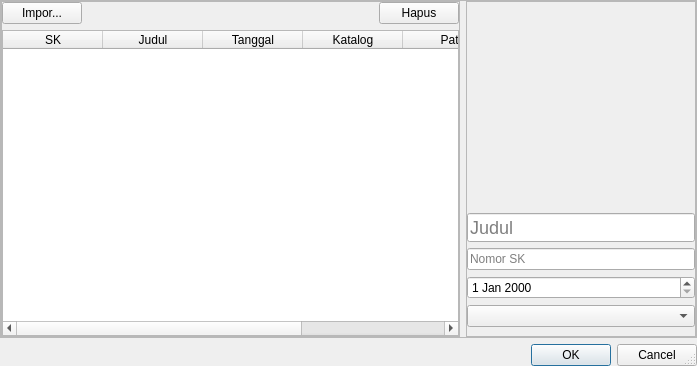
<?xml version="1.0" encoding="UTF-8"?>
<ui version="4.0">
 <class>Dialog</class>
 <widget class="QDialog" name="Dialog">
  <property name="windowModality">
   <enum>Qt::WindowModal</enum>
  </property>
  <property name="geometry">
   <rect>
    <x>0</x>
    <y>0</y>
    <width>697</width>
    <height>366</height>
   </rect>
  </property>
  <property name="acceptDrops">
   <bool>true</bool>
  </property>
  <property name="windowTitle">
   <string>Impor Dokumen</string>
  </property>
  <property name="sizeGripEnabled">
   <bool>true</bool>
  </property>
  <layout class="QVBoxLayout" name="verticalLayout">
   <property name="leftMargin">
    <number>0</number>
   </property>
   <property name="topMargin">
    <number>0</number>
   </property>
   <property name="rightMargin">
    <number>0</number>
   </property>
   <property name="bottomMargin">
    <number>0</number>
   </property>
   <item>
    <widget class="QFrame" name="frame_3">
     <property name="styleSheet">
      <string notr="true"/>
     </property>
     <property name="frameShape">
      <enum>QFrame::StyledPanel</enum>
     </property>
     <property name="frameShadow">
      <enum>QFrame::Raised</enum>
     </property>
     <layout class="QHBoxLayout" name="horizontalLayout">
      <property name="leftMargin">
       <number>0</number>
      </property>
      <property name="topMargin">
       <number>0</number>
      </property>
      <property name="rightMargin">
       <number>0</number>
      </property>
      <property name="bottomMargin">
       <number>0</number>
      </property>
      <item>
       <widget class="QFrame" name="frame">
        <property name="sizePolicy">
         <sizepolicy hsizetype="Preferred" vsizetype="Preferred">
          <horstretch>2</horstretch>
          <verstretch>0</verstretch>
         </sizepolicy>
        </property>
        <property name="frameShape">
         <enum>QFrame::StyledPanel</enum>
        </property>
        <property name="frameShadow">
         <enum>QFrame::Raised</enum>
        </property>
        <layout class="QVBoxLayout" name="verticalLayout_2">
         <property name="leftMargin">
          <number>0</number>
         </property>
         <property name="topMargin">
          <number>0</number>
         </property>
         <property name="rightMargin">
          <number>0</number>
         </property>
         <property name="bottomMargin">
          <number>0</number>
         </property>
         <item>
          <layout class="QHBoxLayout" name="horizontalLayout_2">
           <property name="bottomMargin">
            <number>0</number>
           </property>
           <item>
            <widget class="QPushButton" name="openBtn">
             <property name="text">
              <string>Impor...</string>
             </property>
            </widget>
           </item>
           <item>
            <spacer name="horizontalSpacer">
             <property name="orientation">
              <enum>Qt::Horizontal</enum>
             </property>
             <property name="sizeHint" stdset="0">
              <size>
               <width>40</width>
               <height>20</height>
              </size>
             </property>
            </spacer>
           </item>
           <item>
            <widget class="QPushButton" name="delBtn">
             <property name="text">
              <string>Hapus</string>
             </property>
            </widget>
           </item>
          </layout>
         </item>
         <item>
          <widget class="QTableWidget" name="listing">
           <property name="selectionMode">
            <enum>QAbstractItemView::SingleSelection</enum>
           </property>
           <property name="selectionBehavior">
            <enum>QAbstractItemView::SelectRows</enum>
           </property>
           <property name="gridStyle">
            <enum>Qt::SolidLine</enum>
           </property>
           <attribute name="horizontalHeaderCascadingSectionResizes">
            <bool>true</bool>
           </attribute>
           <column>
            <property name="text">
             <string>SK</string>
            </property>
           </column>
           <column>
            <property name="text">
             <string>Judul</string>
            </property>
           </column>
           <column>
            <property name="text">
             <string>Tanggal</string>
            </property>
           </column>
           <column>
            <property name="text">
             <string>Katalog</string>
            </property>
           </column>
           <column>
            <property name="text">
             <string>Path</string>
            </property>
           </column>
           <column>
            <property name="text">
             <string>Thumb</string>
            </property>
           </column>
          </widget>
         </item>
        </layout>
       </widget>
      </item>
      <item>
       <widget class="QFrame" name="frame_2">
        <property name="sizePolicy">
         <sizepolicy hsizetype="Preferred" vsizetype="Preferred">
          <horstretch>1</horstretch>
          <verstretch>0</verstretch>
         </sizepolicy>
        </property>
        <property name="frameShape">
         <enum>QFrame::StyledPanel</enum>
        </property>
        <property name="frameShadow">
         <enum>QFrame::Raised</enum>
        </property>
        <layout class="QVBoxLayout" name="verticalLayout_3">
         <property name="leftMargin">
          <number>0</number>
         </property>
         <property name="topMargin">
          <number>9</number>
         </property>
         <property name="rightMargin">
          <number>0</number>
         </property>
         <property name="bottomMargin">
          <number>9</number>
         </property>
         <item>
          <widget class="QLabel" name="fileLabel">
           <property name="text">
            <string/>
           </property>
           <property name="scaledContents">
            <bool>true</bool>
           </property>
           <property name="alignment">
            <set>Qt::AlignCenter</set>
           </property>
          </widget>
         </item>
         <item>
          <widget class="QLineEdit" name="boxTitle">
           <property name="styleSheet">
            <string notr="true">font-size: 18px;</string>
           </property>
           <property name="placeholderText">
            <string>Judul</string>
           </property>
          </widget>
         </item>
         <item>
          <widget class="QLineEdit" name="boxIndex">
           <property name="placeholderText">
            <string>Nomor SK</string>
           </property>
          </widget>
         </item>
         <item>
          <widget class="QDateEdit" name="boxDate"/>
         </item>
         <item>
          <widget class="QComboBox" name="boxCatalog"/>
         </item>
        </layout>
       </widget>
      </item>
     </layout>
    </widget>
   </item>
   <item>
    <widget class="QDialogButtonBox" name="buttonBox">
     <property name="orientation">
      <enum>Qt::Horizontal</enum>
     </property>
     <property name="standardButtons">
      <set>QDialogButtonBox::Cancel|QDialogButtonBox::Ok</set>
     </property>
    </widget>
   </item>
  </layout>
 </widget>
 <resources/>
 <connections>
  <connection>
   <sender>buttonBox</sender>
   <signal>accepted()</signal>
   <receiver>Dialog</receiver>
   <slot>accept()</slot>
   <hints>
    <hint type="sourcelabel">
     <x>248</x>
     <y>254</y>
    </hint>
    <hint type="destinationlabel">
     <x>157</x>
     <y>274</y>
    </hint>
   </hints>
  </connection>
  <connection>
   <sender>buttonBox</sender>
   <signal>rejected()</signal>
   <receiver>Dialog</receiver>
   <slot>reject()</slot>
   <hints>
    <hint type="sourcelabel">
     <x>316</x>
     <y>260</y>
    </hint>
    <hint type="destinationlabel">
     <x>286</x>
     <y>274</y>
    </hint>
   </hints>
  </connection>
 </connections>
</ui>
